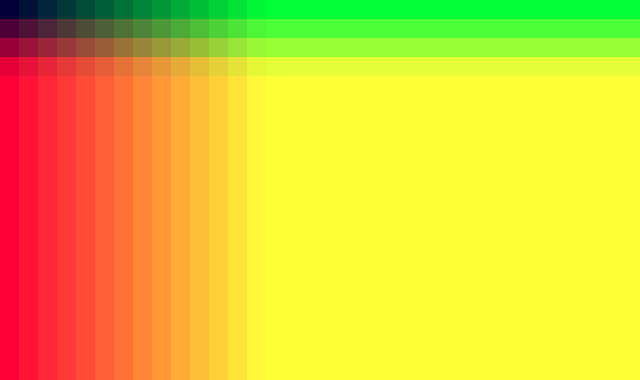
Frame 1 (no input)
Frame 60 (the mouse pressed at the canvas centre just before this capture): identical to frame 1, image omitted
Frame 120 (the mouse held since frame 60 and released just before this capture): identical to frame 1, image omitted

The Processing sketch that drew this single still picture (run headless with seeded random() and noise(); from frame 60 on, the mouse is pressed at the canvas centre):

// Processing sketch: sketch_4
// ── sketch_4.pde
int x=0;
int y=0;
int res=19; //change the resolution of squares

void setup(){
  size(640, 380);
  background(0);
}

void draw(){
  noStroke();
  while(x<width){
    while(y<height){
      fill(y*4, x, 55); //experimenting with fill for gradients
      square(x,y,res);
      y=y+res;
    }
    x=x+res;
    y=0;
  }
}
